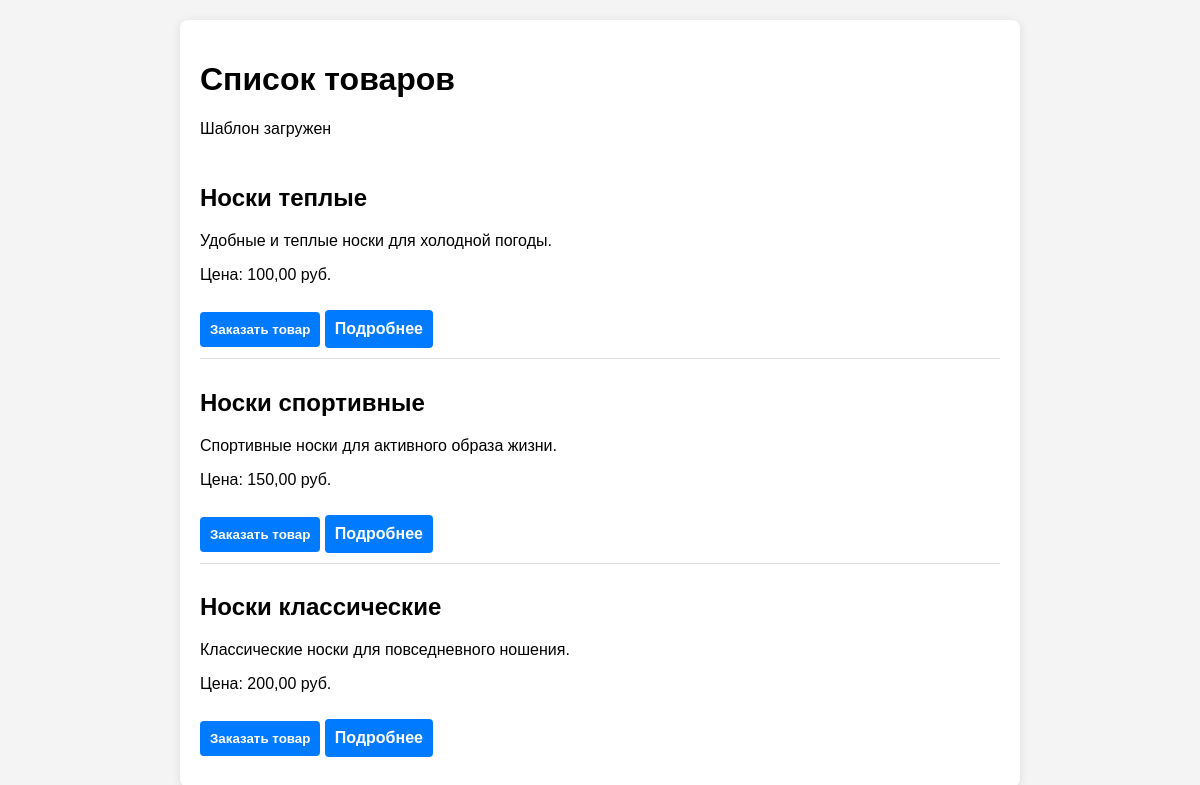
/polls/products/, run on the app's committed database.
### polls/models.py (models this page shows, shortened)
class Product(models.Model):
    name = models.CharField(max_length=200)
    description = models.TextField()
    price = models.DecimalField(max_digits=10, decimal_places=2)
    stock = models.IntegerField()

### polls/views.py (the view)
# urls.py: path('products/', views.product_list, name='product_list'),
def product_list(request):
    products = Product.objects.all()
    return render(request, 'polls/product_list.html', {'products': products})

### polls/templates/polls/product_list.html (shortened to what this page needs)
<!DOCTYPE html>
<html lang="ru">
<head>
</head>
<body>
    <div class="container">
        <h1>Список товаров</h1>
        <p>Шаблон загружен</p>
        {% for product in products %}
        <div class="product">
            <h2>{{ product.name }}</h2>
            <p>{{ product.description }}</p>
            <p>Цена: {{ product.price }} руб.</p>
            <button class="button" onclick="placeOrder()">Заказать товар</button>
            <a href="{% url 'polls:product_detail' product.id %}" class="button">Подробнее</a>
        </div>
        {% empty %}
        <p>Товары не найдены.</p>
        {% endfor %}
    </div>
</body>
</html>

### polls/templates/polls/product_list.html (style rules this page uses)
body { font-family: Arial, sans-serif; background-color: #f4f4f4; margin: 0; padding: 0; }
.container { max-width: 800px; margin: 20px auto; padding: 20px; background: white; border-radius: 8px; box-shadow: 0 2px 10px rgba(0, 0, 0, 0.1); }
.product { border-bottom: 1px solid #ddd; padding: 10px 0; }
.product:last-child { border-bottom: none; }
.button { margin-top: 10px; padding: 10px; background-color: #007bff; color: white; border: none; border-radius: 4px; cursor: pointer; font-weight: bold; text-decoration: none; display: inline-block; }

### data on the page
Product: name "Носки теплые", description "Удобные и теплые носки для холодной погоды.", price "100,00"
Product: name "Носки спортивные", description "Спортивные носки для активного образа жизни.", price "150,00"
Product: name "Носки классические", description "Классические носки для повседневного ношения.", price "200,00"
